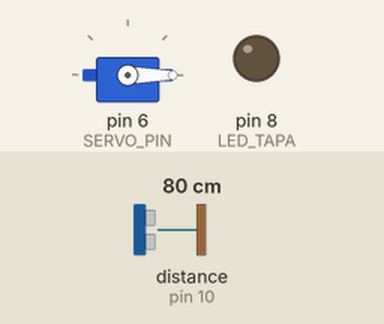
A sketch run on a simulated Arduino Nano, built with avr-gcc and run on an emulated ATmega328P. Shown: servo, output pins drawn as LEDs (lit = HIGH). Wiring (inferred from the names in the program): ultrasonic range finder: trigger pin 9; echo pin 10. The inputs (shaded band) are chosen by the test bench; at power-on: distance to the obstacle (sensor on pin 10) 80 cm. The echo pulse lasts 58.3 µs per cm; pins used as bus, display or sensor lines are not drawn.

Above: at 1.2 s.
1.3 s: distance to the obstacle (sensor on pin 10) set to 19 cm
2.8 s: distance to the obstacle (sensor on pin 10) set to 15 cm
At 4.0 s:
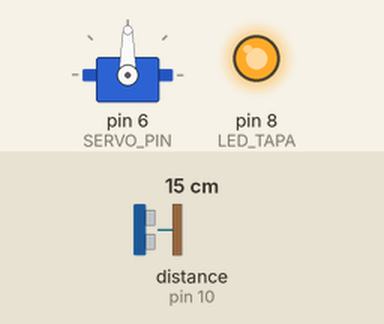
5.8 s: distance to the obstacle (sensor on pin 10) set to 18 cm
At 7.4 s:
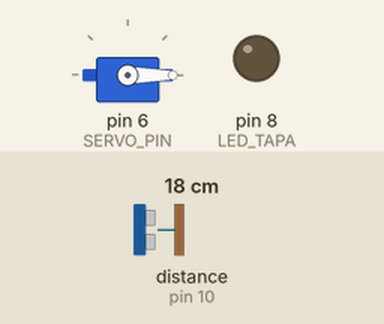
7.9 s: distance to the obstacle (sensor on pin 10) set to 2 cm
At 8.05 s:
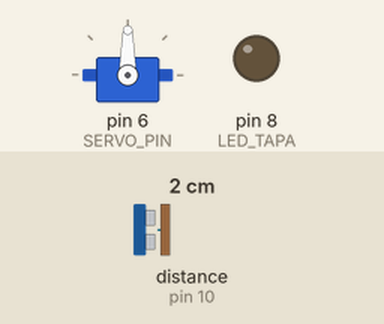
Timing chart, 0 to 11.9 s (numbered marks = the images above; inputs shaded):
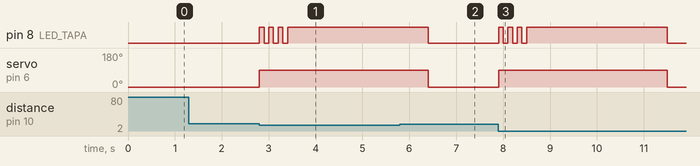

The sketch:

basurero.ino
```cpp
/*
  Basurero inteligente con apertura automatica
  Kit 9no EGB - Arduino Nano V3
  Academia Militar Lizardo Alfonzo Villamarin

  Un sensor ultrasonico mide la distancia a la mano o al objeto. Si
  esta lo bastante cerca, el servomotor abre la tapa y un LED
  parpadea para confirmar (este kit no incluye buzzer: la
  confirmacion es visual).
*/

#include <Servo.h>

const int TRIG = 9;
const int ECHO = 10;
const int SERVO_PIN = 6;
const int LED_TAPA = 8;

const int DISTANCIA_APERTURA_CM = 15;
const int ANGULO_CERRADO = 0;
const int ANGULO_ABIERTO = 90;
const unsigned long TIEMPO_ABIERTA_MS = 3000;

Servo tapa;

void setup() {
  pinMode(TRIG, OUTPUT);
  pinMode(ECHO, INPUT);
  pinMode(LED_TAPA, OUTPUT);
  tapa.attach(SERVO_PIN);
  tapa.write(ANGULO_CERRADO);
  Serial.begin(9600);
}

void loop() {
  long distancia = medirDistanciaCm();
  if (distancia > 0 && distancia <= DISTANCIA_APERTURA_CM) {
    abrirTapa();
  }
}

long medirDistanciaCm() {
  digitalWrite(TRIG, LOW);
  delayMicroseconds(2);
  digitalWrite(TRIG, HIGH);
  delayMicroseconds(10);
  digitalWrite(TRIG, LOW);
  long duracion = pulseIn(ECHO, HIGH, 25000);
  if (duracion == 0) return -1;
  return duracion / 58;
}

void abrirTapa() {
  tapa.write(ANGULO_ABIERTO);
  parpadearConfirmacion();
  delay(TIEMPO_ABIERTA_MS);
  tapa.write(ANGULO_CERRADO);
  digitalWrite(LED_TAPA, LOW);
  delay(500);
}

void parpadearConfirmacion() {
  for (int i = 0; i < 3; i++) {
    digitalWrite(LED_TAPA, HIGH);
    delay(100);
    digitalWrite(LED_TAPA, LOW);
    delay(100);
  }
  digitalWrite(LED_TAPA, HIGH);
}
```

Measured:
- the behaviour switches between 17 and 16 cm on distance to the obstacle (sensor on pin 10) (found by bisection; images 0 and 1)
- after the input at 1.3 s, every drawn part: stays the same
- after the input at 2.8 s, pin 8 (LED_TAPA): alternates HIGH for 0.10 s and LOW for 0.10 s, 7 changes in all, then stays HIGH, starting at once; servo on pin 6 (SERVO_PIN): 0° → 90° at once
- after the input at 5.8 s, pin 8 (LED_TAPA): goes on until 6.4 s, then stays LOW; servo on pin 6 (SERVO_PIN): goes on until 6.4 s, then stays 0°
- after the input at 7.9 s, pin 8 (LED_TAPA): goes 3 × (HIGH 0.10 s, LOW 0.10 s), HIGH 3.0 s, then LOW, starting at once; servo on pin 6 (SERVO_PIN): 0° → 90° at once, → 0° 3.6 s later
